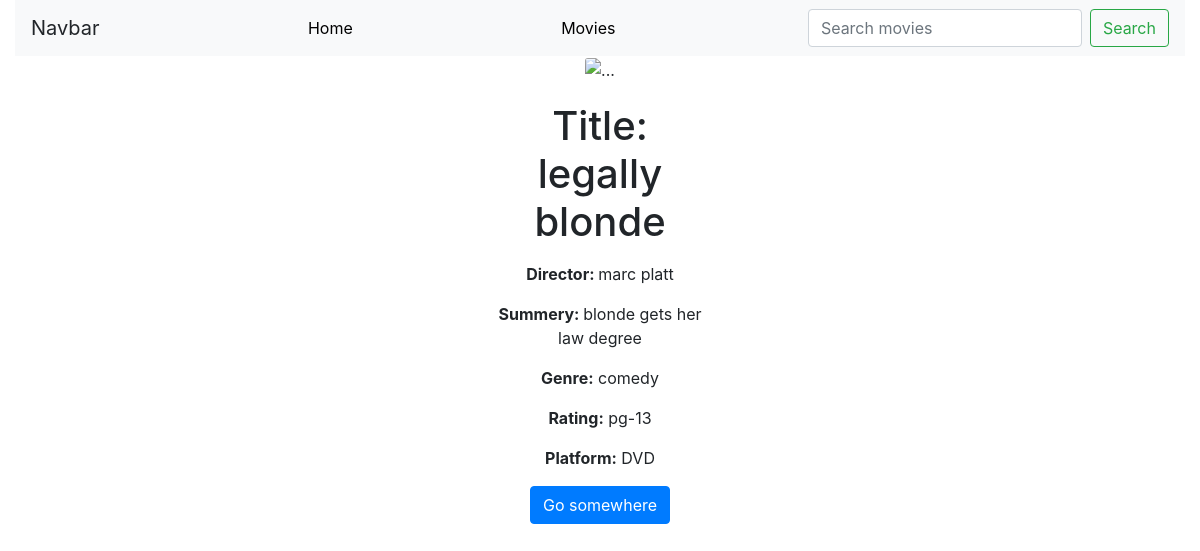
The page /manager/movies/2 on the database its author committed.
### manager/models.py (models this page shows, shortened)
class Movie(models.Model):
    title = models.CharField(max_length=200)
    image_url = models.CharField(max_length= 2083, null = False)
    director = models.ForeignKey('Director', on_delete=models.SET_NULL, null = True)
    summery = models.TextField(max_length=1000, help_text='Enter a brief discription of the movie')
    genre = models.ManyToManyField(Genre, help_text='Select a genre for this movie')
    delivery = models.ManyToManyField(DeliveryType, help_text='Select delivery type for this movie')
    rating = models.ManyToManyField(Rating, help_text = 'What is the moved rated?')

class Director(models.Model):
    first_name = models.CharField(max_length=100)
    last_name = models.CharField(max_length=100)
    def __str__(self):
        return f'{self.first_name} {self.last_name}'

class Genre(models.Model):
    name = models.CharField(max_length=255, help_text='Enter movie genre here')
    def __str__(self):
        return self.name

class Rating(models.Model):
    rated = models.CharField(max_length = 5)
    def __str__(self):
        return self.rated

class DeliveryType(models.Model):
    delivered = models.CharField(max_length=3, help_text='Enter delivery type')
    def __str__(self):
        return self.delivered

### manager/views.py (the view)
# urls.py: path('movies/<pk>', views.MovieDetailView.as_view(), name='movie-detail'),
class MovieDetailView(generic.DetailView):
    model = Movie

### manager/templates/manager/movie_detail.html (shortened to what this page needs)
{% extends 'base.html' %}
{% load static %}
{% block content %}
<div class="container centered" style="width: 18rem;">
        <img src="..." class="card-img-top" alt="...">
        <div class="card-body">
          <h1>Title: {{movie.title}}</h1>
          <p class="">
                <p><strong>Director: </strong>{{ movie.director }}</p>
                <p><strong>Summery: </strong>{{ movie.summery }}</p>
                <p><strong>Genre:</strong> {% for genre in movie.genre.all %} {{ genre }}{% if not forloop.last %}, {% endif %}{% endfor %}</p>
                <p><strong>Rating:</strong> {% for rating in movie.rating.all %} {{ rating }}{% if not forloop.last %}, {% endif %}{% endfor %}</p>
                <p><strong>Platform:</strong> {% for delivery in movie.delivery.all %} {{ delivery }}{% if not forloop.last %}, {% endif %}{% endfor %}</p>
          </p>
          <a href="#" class="btn btn-primary">Go somewhere</a>
        </div>
      </div>
{% endblock %}

### manager/static/css/styles.css (style rules this page uses)
body { text-align: center; }
a { color: black; }
.centered { text-align: center; text-overflow: none; }

### rows shown on the page
Movie: title "legally blonde", director "marc platt", summery "blonde gets her law degree"
Genre: name "comedy"
Rating: rated "pg-13"
DeliveryType: delivered "DVD"
